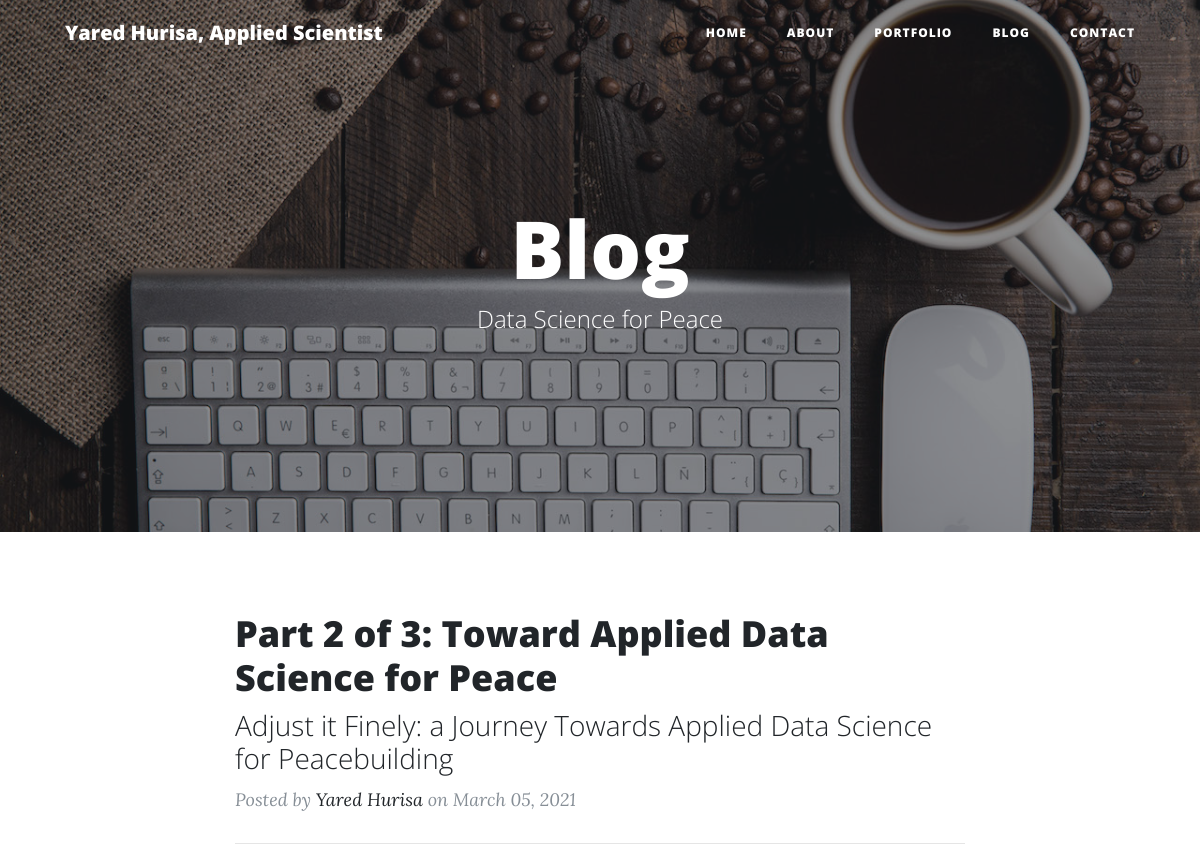
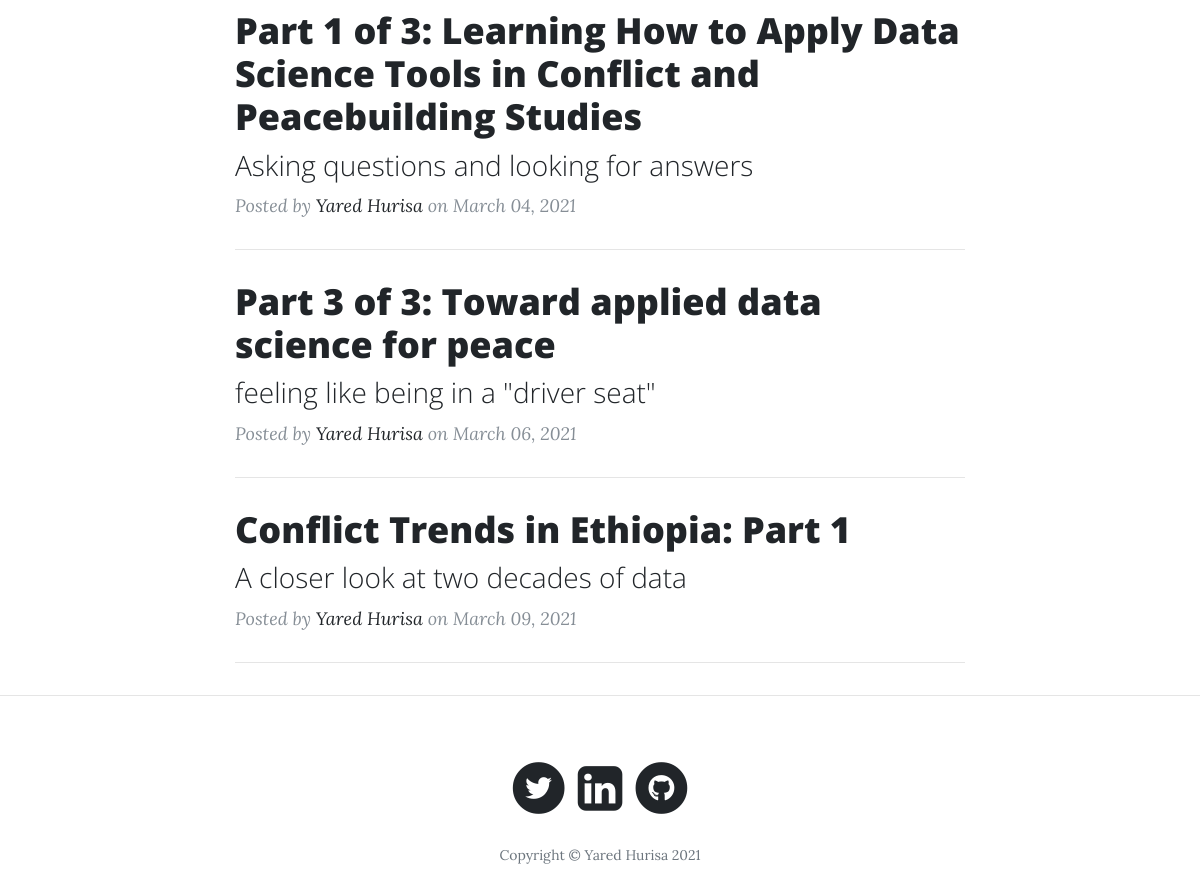
Page /blog on the committed database (2 pictures, top to bottom).
### app.py (models this page shows, shortened)
class Posts(db.Model):
    __tablename__ = "Blogpost"
    id = db.Column(db.Integer, primary_key=True)
    title = db.Column(db.String(255))
    subtitle = db.Column(db.String(255))
    content = db.Column(db.Text)
    author = db.Column(db.String(255))
    date_posted = db.Column(db.DateTime)
    slug = db.Column(db.String(255))

### app.py (the view)
@app.route("/blog")
def blog():
    posts = Posts.query.all()
    return render_template("blog.html", posts=posts)

### templates/blog.html (shortened to what this page needs)
<!DOCTYPE html>
<html lang="en">
  <head>
    <link
      href="../static/vendor/bootstrap/css/bootstrap.min.css"
      rel="stylesheet"
    />
    <link
      href="../static/vendor/fontawesome-free/css/all.min.css"
      rel="stylesheet"
      type="text/css"
    />
    <link href="../static/css/clean-blog.min.css" rel="stylesheet" />
  </head>
  <body>
    <nav class="navbar navbar-expand-lg navbar-light fixed-top" id="mainNav">
      <div class="container">
        <a class="navbar-brand" href="/">Yared Hurisa, Applied Scientist</a>
        <div class="collapse navbar-collapse" id="navbarResponsive">
          <ul class="navbar-nav ml-auto">
            <li class="nav-item">
              <a class="nav-link" href="/">Home</a>
            </li>
            <li class="nav-item">
              <a class="nav-link" href="/about">About</a>
            </li>
            <li class="nav-item">
            <a class="nav-link" href="/portfolio">Portfolio</a>
          </li>
            <li class="nav-item">
              <a class="nav-link" href="/blog">Blog</a>
            </li>
            <li class="nav-item">
              <a class="nav-link" href="/contact">Contact</a>
            </li>
          </ul>
        </div>
      </div>
    </nav>
    <header
      class="masthead"
      style="background-image: url('../static/img/blog.jpeg')"
    >
      <div class="overlay"></div>
      <div class="container">
        <div class="row">
          <div class="col-lg-8 col-md-10 mx-auto">
            <div class="site-heading">
              <h1>Blog</h1>
              <span class="subheading">Data Science for Peace</span>
            </div>
          </div>
        </div>
      </div>
    </header>
    <div class="container">
      <div class="row">
        <div class="col-lg-8 col-md-10 mx-auto">
          {% for post in posts %}
          <div class="post-preview">
            <a href={{"/post/" + post.slug}}>
              <h2 class="post-title">
                {{post.title}}
              </h2>
              <h3 class="post-subtitle">
                {{post.subtitle}}
              </h3>
            </a>
            <p class="post-meta">
              Posted by
              <a href="#">{{post.author}}</a>
              on {{post.date_posted.strftime('%B %d, %Y')}}
            </p>
          </div>
          <hr />
          {% endfor %}
        </div>
      </div>
    </div>
<hr />
<footer>
  <div class="container">
    <div class="row">
      <div class="col-lg-8 col-md-10 mx-auto">
        <ul class="list-inline text-center">
          <li class="list-inline-item">
            <a href="https://twitter.com/yaredlemma6" target="_blank" rel="noopener noreferrer">
              <span class="fa-stack fa-lg">
                <i class="fas fa-circle fa-stack-2x"></i>
                <i class="fab fa-twitter fa-stack-1x fa-inverse"></i>
              </span>
            </a>
          <li class="list-inline-item">
             <a href="https://www.linkedin.com/in/yared-lemma/" target="_blank" rel="noopener noreferrer">
                <span class="fa-stack fa-lg">
                  <link rel="stylesheet" href="https://cdnjs.cloudflare.com/ajax/libs/font-awesome/4.7.0/css/font-awesome.min.css">
                  <i style="font-size:52px" class="fa">&#xf08c;</i>
                </span>
             </a>
          <li class="list-inline-item">
              <a href="https://github.com/ylh4" target="_blank" rel="noopener noreferrer">
                <span class="fa-stack fa-lg">
                  <i class="fas fa-circle fa-stack-2x"></i>
                  <i class="fab fa-github fa-stack-1x fa-inverse"></i>
                </span>
              </a>
          </li>
        </ul>
        <p class="copyright text-muted">
          Copyright &copy; Yared Hurisa 2021
        </p>
      </div>
    </div>
  </div>
</footer>
</body>
</html>

### rows in the picture
Posts: title "Part 2 of 3: Toward Applied Data Science for Peace", subtitle "Adjust it Finely: a Journey Towards Applied Data Science for Peacebuilding", author "Yared Hurisa", date_posted "March 05, 2021"
Posts: title "Part 1 of 3: Learning How to Apply Data Science Tools in Conflict and Peacebuilding Studies", subtitle "Asking questions and looking for answers", author "Yared Hurisa", date_posted "March 04, 2021"
Posts: title "Part 3 of 3: Toward applied data science for peace", subtitle "feeling like being in a \"driver seat\"", author "Yared Hurisa", date_posted "March 06, 2021"
Posts: title "Conflict Trends in Ethiopia: Part 1", subtitle "A closer look at two decades of data", author "Yared Hurisa", date_posted "March 09, 2021"
